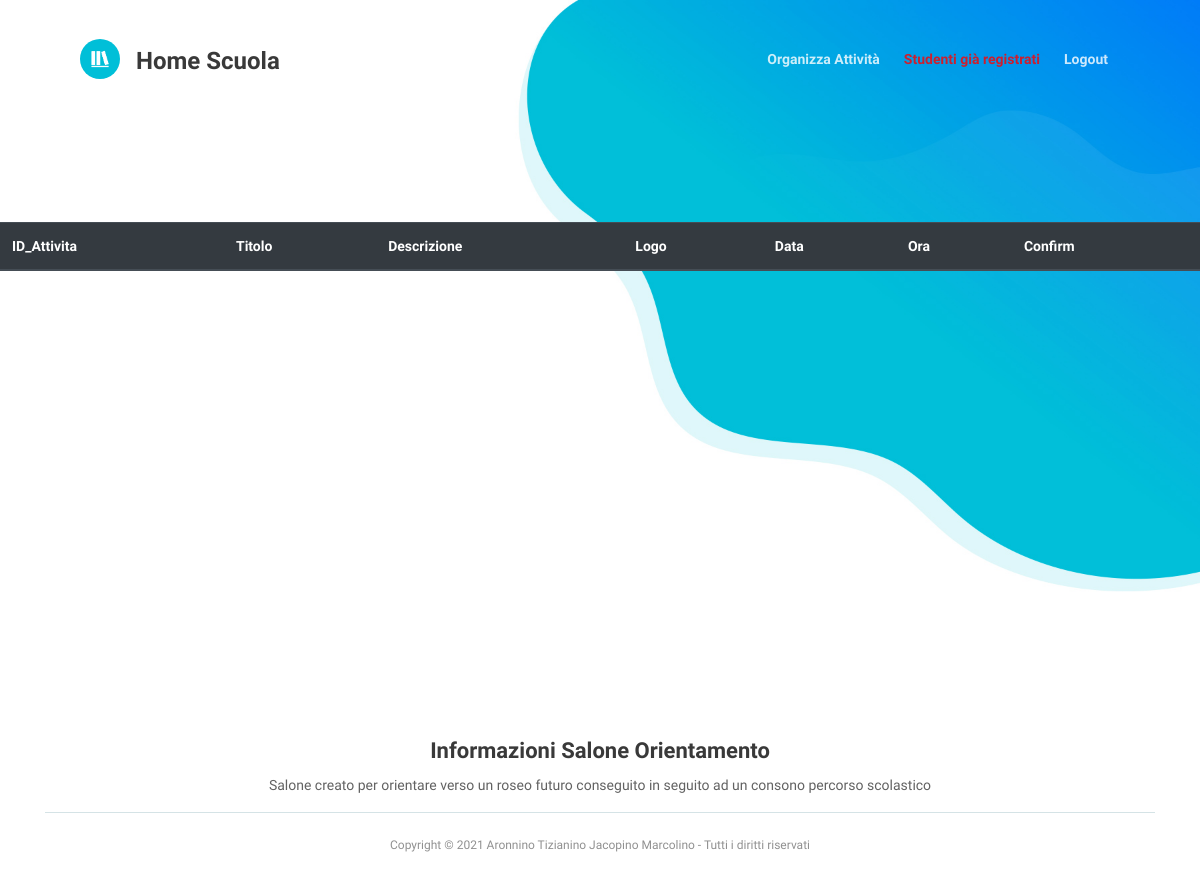
/src/pages/choose_stand_to_manage.php?nav=home_scuola (signed in), run on an earlier commit of the app's database.
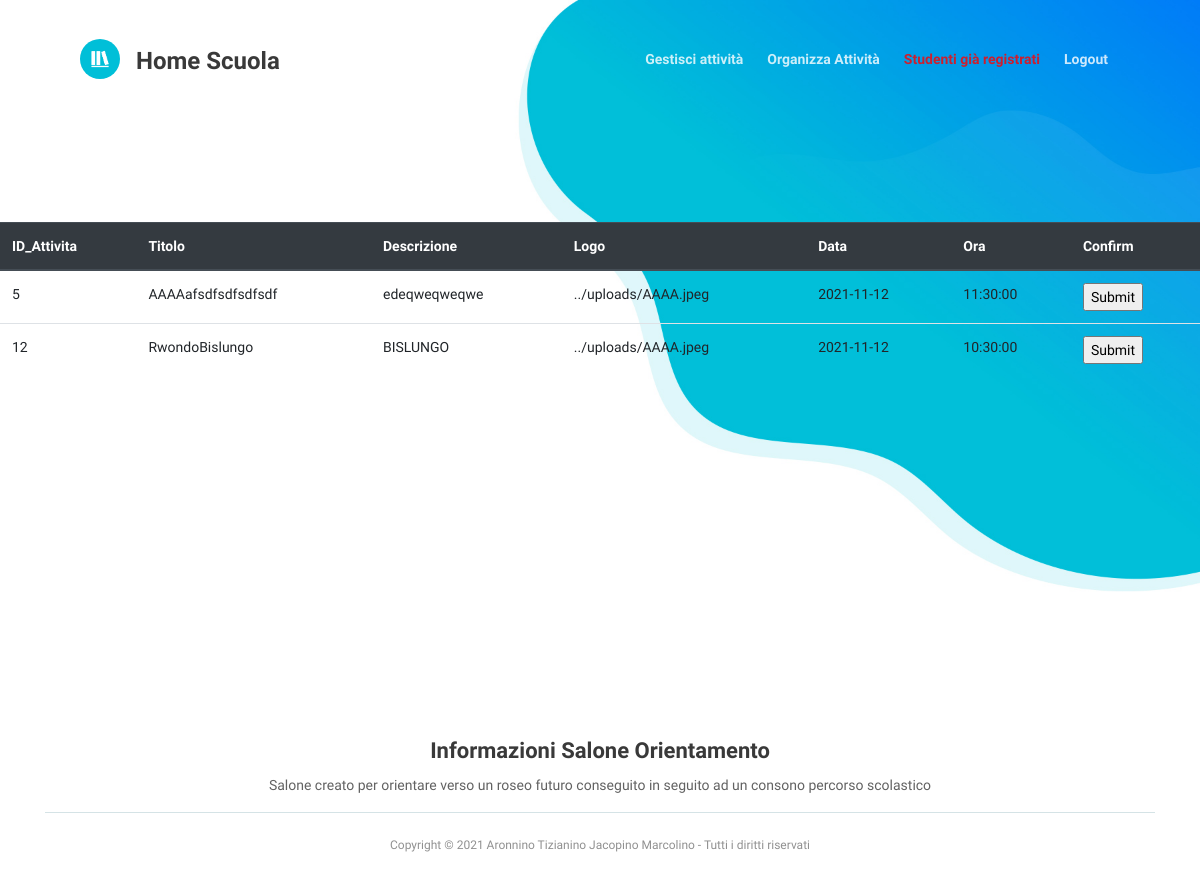
And on a later commit of the database.
### tables this page shows
CREATE TABLE `attivita` (
  `id_attivita` int(11) NOT NULL,
  `titolo` text NOT NULL,
  `descrizione` text NOT NULL,
  `logo` text NOT NULL,
  `giorno` date NOT NULL,
  `ora` time NOT NULL
);

### src/components/checkDB.php (called while the page is built, shortened)
<?php
function alreadySubmitted($codice)
{
    $conn = new mysqli('localhost', 'root', '', 'salone_orientamento');
    $query = "SELECT fk_scuola FROM studente WHERE fk_scuola='$codice'";
    $result = mysqli_query($conn, $query) or die("Query fallita: " . mysqli_error($conn));
    if (mysqli_num_rows($result) == 0) {
        return false;
    } else {
        return true;
    }
}
function alreadyCreatedActivity($codice, $tipo_scuola)
{
    $conn = new mysqli('localhost', 'root', '', 'salone_orientamento');
    $query = "SELECT id_" . $_SESSION["tipo_scuola"] . " FROM registra_attivita WHERE id_" . $_SESSION["tipo_scuola"] . "='$codice'";
    $result = mysqli_query($conn, $query) or die("Query fallita: " . mysqli_error($conn));
    if (mysqli_num_rows($result) == 0)
        return false;
     else
        return true;
}

### src/pages/choose_stand_to_manage.php (the view, shortened to what this page needs)
<!DOCTYPE html>
<html lang="it">
<head>
    <link href="../assets/css/bootstrap.css" rel="stylesheet">
    <link href="../assets/css/fontawesome-all.css" rel="stylesheet">
    <link href="../assets/css/swiper.css" rel="stylesheet">
    <link href="../assets/css/magnific-popup.css" rel="stylesheet">
    <link href="../assets/css/styles.css" rel="stylesheet">
    <link href="../assets/css/styles_home.css" rel="stylesheet">
</head>
<body data-spy="scroll" data-target=".fixed-top">
    <?php include '../templates/header.php' ?>
    <header id="header" class="header">
        <div class="header-content">
            <?php
            $codiceMeccanografico = $_SESSION["codice"];
            $query = "SELECT a.id_attivita, a.titolo, a.descrizione, a.logo,a.giorno, a.ora FROM registra_attivita ra NATURAL JOIN attivita a WHERE id_" . $_SESSION["tipo_scuola"] . "='$codiceMeccanografico' ";
            $result = mysqli_query($conn, $query) or die("Query fallita" . mysqli_error($conn) . " " . mysqli_error($conn));
            echo "<br>
            <table class='table'>
                <thead class='thead-dark'>
                    <tr>
                        <th>ID_Attivita</th>
                        <th>Titolo</th>
                        <th>Descrizione</th>
                        <th>Logo</th>
                        <th>Data</th>
                        <th>Ora</th>
                        <th>Confirm</th>
                    </tr>
                </thead>
                <tbody>
        ";
            while ($row = mysqli_fetch_array($result, MYSQLI_NUM))
            {
                echo "
                <form method='post' action='manage_stand.php?nav=home_scuola'>
                <tr>
                    <td> $row[0] </td>
                    <td> $row[1] </td>
                    <td> $row[2] </td>
                    <td> $row[3] </td>
                    <td> $row[4] </td>
                    <td> $row[5] </td>
                    <input type='hidden' name='standChoosen' id='standChoosen' value='$row[0]' readonly>
                    <td><input type='submit'></td>
                </tr>
                </form>
            ";
            }
            echo "
                </tbody>
            </table>
        ";
            ?>
        </div>
    </header>
</body>
</html>

### src/templates/header.php (shortened to what this page needs)
<?php
   include '../components/checkDB.php';
   echo "<nav class='navbar navbar-expand-lg navbar-dark navbar-custom fixed-top'>
            <a class='navbar-brand logo-image' href='../../index.php'><img src='../assets/images/logo.png' alt='alternative'></a>
            <h3 class='navbar-brand logo-text'>";
if(isset($_GET['nav'])){
      $get = $_GET['nav'];
   if( $get == 'scuola')
      echo'Login Scuola / Azienda';
   else if( $get == 'studente')
      echo'Login Studente';
   else if( $get == 'home_scuola')
      echo'Home Scuola';
   else if( $get == 'home_studente')
      echo'Home Studente';
   else if($get == 'presentation')
      echo 'Presentazione attività';
   echo"</h3>
      <button class='navbar-toggler' type='button' data-toggle='collapse' data-target='#navbarsExampleDefault'
      aria-controls='navbarsExampleDefault' aria-expanded='false' aria-label='Toggle navigation'>
         <span class='navbar-toggler-awesome fas fa-bars'></span>
         <span class='navbar-toggler-awesome fas fa-times'></span>
      </button>";
   echo"<div class='collapse navbar-collapse' id='navbarsExampleDefault'>
            <ul class='navbar-nav ml-auto'>
            <li class='nav-item'>";
   if($get == "home_scuola" && $_SESSION['tipo_scuola'] == "scuola_secondo_grado"){
       if (alreadyCreatedActivity($_SESSION["codice"], $_SESSION["tipo_scuola"]))
        echo "<a class='nav-link page-scroll' href='choose_stand_to_manage.php?nav=home_scuola'>Gestisci attività</a>
            </li>";
    echo "<li class='nav-item'>
            <a class='nav-link page-scroll' href='organize_stand.php?nav=home_scuola'>Organizza Attività</a>
         </li>";
    if (alreadySubmitted($_SESSION["codice"]))
        echo "<li class='nav-item'>
                  <a class='nav-link page-scroll' href='students.php?nav=home_scuola' style='color:red;'>Studenti già registrati</a>
               </li>";
     else
        echo "<li class='nav-item'>
                  <a class='nav-link page-scroll' href='register_students.php?nav=home_scuola'>Registra studenti</a>
               </li>";
   }
      echo "<li class='nav-item'>
               <a class='nav-link page-scroll' href='../../index.php?l'>Logout</a>
            </li>
            </ul>
         </div>
      </nav>";
 }
?>

### src/assets/css/styles.css (style rules this page uses)
body, html { width: 100%; height: 100%; }
body, p { color: #626262; font: 400 0.875rem/1.375rem "Raleway", sans-serif; }
.p-small { font: 400 0.75rem/1.25rem "Raleway", sans-serif; }
h3 { color: #393939; font: 700 1.75rem/2rem "Raleway", sans-serif; }
h4 { color: #393939; font: 700 1.375rem/1.875rem "Raleway", sans-serif; }
a { color: #626262; text-decoration: underline; }
.navbar-custom { background-color: #fff; box-shadow: 0 0.0625rem 0.375rem 0 rgba(0, 0, 0, 0.1); font: 600 0.875rem/0.875rem "Raleway", sans-serif; transition: all 0.2s; }
.navbar-custom .navbar-brand.logo-image img { width: 2.5rem; height: 2.5rem; border-radius: 45px; }
.navbar-custom .navbar-brand.logo-text { font: 600 1.5rem/1.0rem "Raleway", sans-serif; color: #393939; text-decoration: none; margin-top: 0.75rem; }
.navbar-custom .navbar-nav { margin-top: 0.75rem; margin-bottom: 0.5rem; }
.navbar-custom .nav-item .nav-link { padding: 0.625rem 0.75rem 0.625rem 0.75rem; color: #393939; text-decoration: none; transition: all 0.2s ease; }
.header { background-color: #fff; }
.header .header-content { padding-top: 8rem; padding-bottom: 4rem; text-align: center; }
.copyright { padding-top: 1rem; padding-bottom: 0.375rem; text-align: center; }
.copyright .p-small { padding-top: 1.375rem; border-top: 1px solid #c4d8dc; opacity: 0.7; }
@media (min-width: 768px) { .header .header-content { padding-top: 10.5rem; } }
@media (min-width: 992px) { .navbar-custom { padding: 2.125rem 1.5rem 2.125rem 2rem; box-shadow: none; background: transparent; } }
@media (min-width: 992px) { .navbar-custom .navbar-nav { margin-top: 0; margin-bottom: 0; } }
@media (min-width: 992px) { .navbar-custom .nav-item .nav-link { padding: 0.25rem 0.75rem 0.25rem 0.75rem; color: #fff; opacity: 0.8; } }
@media (min-width: 992px) { .header { background: url('../images/header-background.jpg') center center no-repeat; background-size: cover; min-height: 45rem; } }
@media (min-width: 992px) { .header .header-content { padding-top: 11.5rem; text-align: left; } }
@media (min-width: 1200px) { .navbar-custom { padding: 2.125rem 5rem 2.125rem 5rem; } }
@media (min-width: 1200px) { .header .header-content { padding-top: 12.5rem; } }

What changed in the data, as far as the page shows it:
added attivita: id_attivita "5", titolo "AAAAafsdfsdfsdfsdf", descrizione "edeqweqweqwe", logo "../uploads/AAAA.jpeg", giorno "2021-11-12", ora "11:30:00"
added attivita: id_attivita "12", titolo "RwondoBislungo", descrizione "BISLUNGO", logo "../uploads/AAAA.jpeg", giorno "2021-11-12", ora "10:30:00"
Also different on the page:
text now shown: "Gestisci attività"
